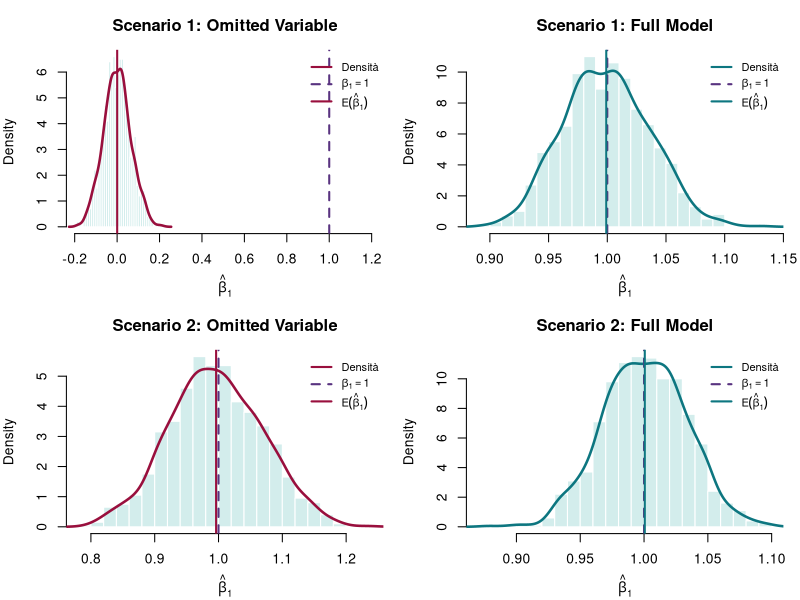

Here is the R script that generated this plot:
## ---- chunk 1
set.seed(123)
n <- 1000
beta_0 <- 0
beta_1 <- 1
beta_2 <- -2
sigma1 <- matrix(c(1, 0.5, 0.5, 1), nrow = 2)
sigma2 <- matrix(c(1, 0, 0, 1), nrow = 2)
library(MASS)
# Funzione per generare i dati
generate_data <- function(sigma) {
    x <- mvrnorm(n, mu = c(0, 0), Sigma = sigma)
    u <- rnorm(n, mean = 0, sd = 1)
    y <- beta_0 + beta_1 * x[, 1] + beta_2 * x[, 2] + u
    data.frame(y = y, x1 = x[, 1], x2 = x[, 2])
}
# Generazione dei dati per entrambi gli scenari
data1 <- generate_data(sigma1)
data2 <- generate_data(sigma2)
## ---- chunk 2
# Funzione per stimare i modelli
estimate_models <- function(data) {
    model1 <- lm(y ~ x1, data = data)
    model2 <- lm(y ~ x1 + x2, data = data)
    c(beta1_omitted = unname(coef(model1)["x1"]), beta1_full = unname(coef(model2)["x1"]))
}
# Stima dei modelli per entrambi gli scenari
results1 <- estimate_models(data1)
results2 <- estimate_models(data2)
results1
results2
## ---- chunk 3
# Simulazione Monte Carlo
n_sim <- 1000

# Vettori per salvare le stime di beta1
beta1_omitted_s1 <- c()
beta1_full_s1    <- c()
beta1_omitted_s2 <- c()
beta1_full_s2    <- c()

for (i in 1:n_sim) {
    data1 <- generate_data(sigma1)
    data2 <- generate_data(sigma2)
    results1 <- estimate_models(data1)
    results2 <- estimate_models(data2)
    beta1_omitted_s1[i] <- results1["beta1_omitted"]
    beta1_full_s1[i]    <- results1["beta1_full"]
    beta1_omitted_s2[i] <- results2["beta1_omitted"]
    beta1_full_s2[i]    <- results2["beta1_full"]
}

c(beta1_omitted_s1 = round(mean(beta1_omitted_s1), 3),
    beta1_full_s1 = round(mean(beta1_full_s1), 3),
    beta1_omitted_s2 = round(mean(beta1_omitted_s2), 3),
    beta1_full_s2 = round(mean(beta1_full_s2), 3),
    beta_1 = beta_1)

# Palette colori
col_fill_omit <- "#D3EDEC"   # azzurro chiaro  - modello con variabile omessa
col_fill_full <- "#D3EDEC"   # stesso fill, si distinguono per titolo/densità
col_dens_omit <- "#990F3D"   # rosso scuro     - curva densità modello omesso
col_dens_full <- "#0D7680"   # verde-teal      - curva densità modello completo
col_true      <- "#593380"   # viola           - linea valore vero

# Confronto delle distribuzioni
par(mfrow = c(2, 2), mar = c(4, 4, 3, 1))

# --- Scenario 1: Modello con variabile omessa ---
hist(beta1_omitted_s1,
     probability = TRUE,
     main = "Scenario 1: Omitted Variable",
     xlab = expression(hat(beta)[1]),
     col = col_fill_omit,
     border = "white",
     breaks = 30,
     xlim = c(min(beta1_omitted_s1), max(beta_1 + 0.2, max(beta1_omitted_s1))))
lines(density(beta1_omitted_s1), col = col_dens_omit, lwd = 2.5)
abline(v = beta_1, col = col_true, lwd = 2, lty = 2)
abline(v = mean(beta1_omitted_s1), col = col_dens_omit, lwd = 2, lty = 1)
legend("topright", legend = c("Densità", expression(beta[1] == 1),
    expression(E(hat(beta)[1]))), col = c(col_dens_omit, col_true, col_dens_omit),
    lty = c(1, 2, 1), lwd = 2, bty = "n", cex = 0.8)

# --- Scenario 1: Modello completo ---
hist(beta1_full_s1,
     probability = TRUE,
     main = "Scenario 1: Full Model",
     xlab = expression(hat(beta)[1]),
     col = col_fill_full,
     border = "white",
     breaks = 30)
lines(density(beta1_full_s1), col = col_dens_full, lwd = 2.5)
abline(v = beta_1, col = col_true, lwd = 2, lty = 2)
abline(v = mean(beta1_full_s1), col = col_dens_full, lwd = 2, lty = 1)
legend("topright", legend = c("Densità", expression(beta[1] == 1),
    expression(E(hat(beta)[1]))), col = c(col_dens_full, col_true, col_dens_full),
    lty = c(1, 2, 1), lwd = 2, bty = "n", cex = 0.8)

# --- Scenario 2: Modello con variabile omessa ---
hist(beta1_omitted_s2,
     probability = TRUE,
     main = "Scenario 2: Omitted Variable",
     xlab = expression(hat(beta)[1]),
     col = col_fill_omit,
     border = "white",
     breaks = 30)
lines(density(beta1_omitted_s2), col = col_dens_omit, lwd = 2.5)
abline(v = beta_1, col = col_true, lwd = 2, lty = 2)
abline(v = mean(beta1_omitted_s2), col = col_dens_omit, lwd = 2, lty = 1)
legend("topright", legend = c("Densità", expression(beta[1] == 1),
    expression(E(hat(beta)[1]))), col = c(col_dens_omit, col_true, col_dens_omit),
    lty = c(1, 2, 1), lwd = 2, bty = "n", cex = 0.8)

# --- Scenario 2: Modello completo ---
hist(beta1_full_s2,
     probability = TRUE,
     main = "Scenario 2: Full Model",
     xlab = expression(hat(beta)[1]),
     col = col_fill_full,
     border = "white",
     breaks = 30)
lines(density(beta1_full_s2), col = col_dens_full, lwd = 2.5)
abline(v = beta_1, col = col_true, lwd = 2, lty = 2)
abline(v = mean(beta1_full_s2), col = col_dens_full, lwd = 2, lty = 1)
legend("topright", legend = c("Densità", expression(beta[1] == 1),
    expression(E(hat(beta)[1]))), col = c(col_dens_full, col_true, col_dens_full),
    lty = c(1, 2, 1), lwd = 2, bty = "n", cex = 0.8)
